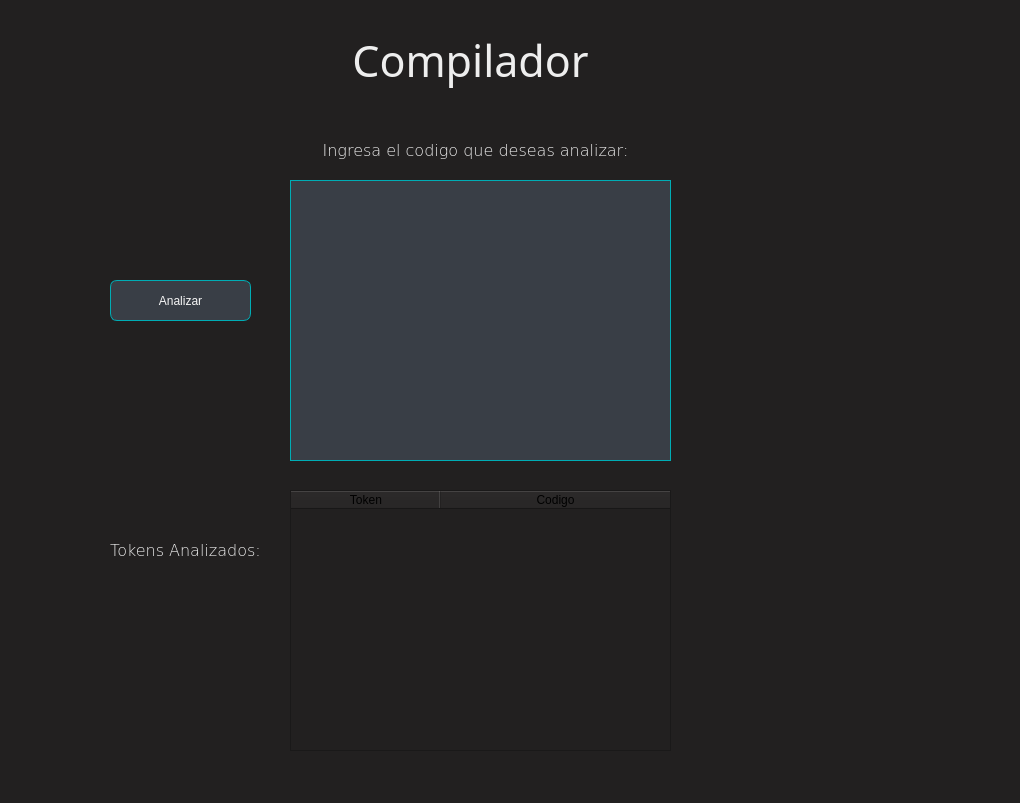
<?xml version="1.0" encoding="UTF-8"?>
<ui version="4.0">
 <class>MainWindow</class>
 <widget class="QMainWindow" name="MainWindow">
  <property name="geometry">
   <rect>
    <x>0</x>
    <y>0</y>
    <width>1020</width>
    <height>803</height>
   </rect>
  </property>
  <property name="windowTitle">
   <string>MainWindow</string>
  </property>
  <property name="styleSheet">
   <string notr="true">background-color: rgb(34, 32, 32);</string>
  </property>
  <widget class="QWidget" name="centralwidget">
   <widget class="QPushButton" name="pushButton">
    <property name="geometry">
     <rect>
      <x>110</x>
      <y>280</y>
      <width>141</width>
      <height>41</height>
     </rect>
    </property>
    <property name="cursor">
     <cursorShape>PointingHandCursor</cursorShape>
    </property>
    <property name="styleSheet">
     <string notr="true">QPushButton{
	background-color: #393E46;
	border: 1px solid #00ADB5;
	font: 87 16pt &quot;Arial Black&quot;;
	color: whitesmoke;
	border-radius: 7px;
}

QPushButton:hover{
	background-color: rgb(0, 0, 0);
	color: #00ADB5;
	font: 87 16pt &quot;Arial Black&quot;;
	border-radius: 7px;

}</string>
    </property>
    <property name="text">
     <string>Analizar</string>
    </property>
   </widget>
   <widget class="QTextEdit" name="codeInput">
    <property name="geometry">
     <rect>
      <x>290</x>
      <y>180</y>
      <width>381</width>
      <height>281</height>
     </rect>
    </property>
    <property name="styleSheet">
     <string notr="true">font: 75 12pt &quot;Verdana&quot;;
color: #EEEEEE;
background-color: #393E46;
border: 1px solid #00ADB5;
</string>
    </property>
    <property name="html">
     <string>&lt;!DOCTYPE HTML PUBLIC &quot;-//W3C//DTD HTML 4.0//EN&quot; &quot;http://www.w3.org/TR/REC-html40/strict.dtd&quot;&gt;
&lt;html&gt;&lt;head&gt;&lt;meta name=&quot;qrichtext&quot; content=&quot;1&quot; /&gt;&lt;style type=&quot;text/css&quot;&gt;
p, li { white-space: pre-wrap; }
&lt;/style&gt;&lt;/head&gt;&lt;body style=&quot; font-family:'Verdana'; font-size:12pt; font-weight:72; font-style:normal;&quot;&gt;
&lt;p style=&quot;-qt-paragraph-type:empty; margin-top:0px; margin-bottom:0px; margin-left:0px; margin-right:0px; -qt-block-indent:0; text-indent:0px; font-family:'Bahnschrift SemiBold SemiConden'; font-size:20pt; font-weight:56;&quot;&gt;&lt;br /&gt;&lt;/p&gt;&lt;/body&gt;&lt;/html&gt;</string>
    </property>
   </widget>
   <widget class="QLabel" name="label_2">
    <property name="geometry">
     <rect>
      <x>250</x>
      <y>30</y>
      <width>441</width>
      <height>61</height>
     </rect>
    </property>
    <property name="font">
     <font>
      <family>Arial Black</family>
      <pointsize>32</pointsize>
      <weight>10</weight>
      <italic>false</italic>
      <bold>false</bold>
      <underline>false</underline>
      <strikeout>false</strikeout>
     </font>
    </property>
    <property name="styleSheet">
     <string notr="true">font: 87 32pt &quot;Arial Black&quot;;
color: #EEEEEE;</string>
    </property>
    <property name="text">
     <string>Compilador</string>
    </property>
    <property name="alignment">
     <set>Qt::AlignCenter</set>
    </property>
   </widget>
   <widget class="QLabel" name="label_3">
    <property name="geometry">
     <rect>
      <x>310</x>
      <y>130</y>
      <width>331</width>
      <height>41</height>
     </rect>
    </property>
    <property name="font">
     <font>
      <family>Verdana</family>
      <pointsize>12</pointsize>
      <weight>9</weight>
      <italic>false</italic>
      <bold>false</bold>
      <underline>false</underline>
      <strikeout>false</strikeout>
     </font>
    </property>
    <property name="styleSheet">
     <string notr="true">font: 75 12pt &quot;Verdana&quot;;
color: #EEEEEE;</string>
    </property>
    <property name="text">
     <string>Ingresa el codigo que deseas analizar:</string>
    </property>
    <property name="alignment">
     <set>Qt::AlignCenter</set>
    </property>
   </widget>
   <widget class="QLabel" name="label_4">
    <property name="geometry">
     <rect>
      <x>90</x>
      <y>530</y>
      <width>191</width>
      <height>41</height>
     </rect>
    </property>
    <property name="font">
     <font>
      <family>Verdana</family>
      <pointsize>12</pointsize>
      <weight>9</weight>
      <italic>false</italic>
      <bold>false</bold>
      <underline>false</underline>
      <strikeout>false</strikeout>
     </font>
    </property>
    <property name="styleSheet">
     <string notr="true">font: 75 12pt &quot;Verdana&quot;;
color: #EEEEEE;</string>
    </property>
    <property name="text">
     <string>Tokens Analizados:</string>
    </property>
    <property name="alignment">
     <set>Qt::AlignCenter</set>
    </property>
   </widget>
   <widget class="QTableWidget" name="tokensTable">
    <property name="geometry">
     <rect>
      <x>290</x>
      <y>490</y>
      <width>381</width>
      <height>261</height>
     </rect>
    </property>
    <property name="palette">
     <palette>
      <active>
       <colorrole role="Button">
        <brush brushstyle="SolidPattern">
         <color alpha="255">
          <red>34</red>
          <green>32</green>
          <blue>32</blue>
         </color>
        </brush>
       </colorrole>
       <colorrole role="Text">
        <brush brushstyle="SolidPattern">
         <color alpha="255">
          <red>255</red>
          <green>255</green>
          <blue>255</blue>
         </color>
        </brush>
       </colorrole>
       <colorrole role="ButtonText">
        <brush brushstyle="SolidPattern">
         <color alpha="255">
          <red>255</red>
          <green>255</green>
          <blue>255</blue>
         </color>
        </brush>
       </colorrole>
       <colorrole role="Base">
        <brush brushstyle="SolidPattern">
         <color alpha="255">
          <red>34</red>
          <green>32</green>
          <blue>32</blue>
         </color>
        </brush>
       </colorrole>
       <colorrole role="Window">
        <brush brushstyle="SolidPattern">
         <color alpha="255">
          <red>0</red>
          <green>0</green>
          <blue>0</blue>
         </color>
        </brush>
       </colorrole>
       <colorrole role="PlaceholderText">
        <brush brushstyle="SolidPattern">
         <color alpha="128">
          <red>255</red>
          <green>255</green>
          <blue>255</blue>
         </color>
        </brush>
       </colorrole>
      </active>
      <inactive>
       <colorrole role="Button">
        <brush brushstyle="SolidPattern">
         <color alpha="255">
          <red>34</red>
          <green>32</green>
          <blue>32</blue>
         </color>
        </brush>
       </colorrole>
       <colorrole role="Text">
        <brush brushstyle="SolidPattern">
         <color alpha="255">
          <red>255</red>
          <green>255</green>
          <blue>255</blue>
         </color>
        </brush>
       </colorrole>
       <colorrole role="ButtonText">
        <brush brushstyle="SolidPattern">
         <color alpha="255">
          <red>255</red>
          <green>255</green>
          <blue>255</blue>
         </color>
        </brush>
       </colorrole>
       <colorrole role="Base">
        <brush brushstyle="SolidPattern">
         <color alpha="255">
          <red>34</red>
          <green>32</green>
          <blue>32</blue>
         </color>
        </brush>
       </colorrole>
       <colorrole role="Window">
        <brush brushstyle="SolidPattern">
         <color alpha="255">
          <red>0</red>
          <green>0</green>
          <blue>0</blue>
         </color>
        </brush>
       </colorrole>
       <colorrole role="PlaceholderText">
        <brush brushstyle="SolidPattern">
         <color alpha="128">
          <red>255</red>
          <green>255</green>
          <blue>255</blue>
         </color>
        </brush>
       </colorrole>
      </inactive>
      <disabled>
       <colorrole role="Button">
        <brush brushstyle="SolidPattern">
         <color alpha="255">
          <red>34</red>
          <green>32</green>
          <blue>32</blue>
         </color>
        </brush>
       </colorrole>
       <colorrole role="Text">
        <brush brushstyle="SolidPattern">
         <color alpha="96">
          <red>164</red>
          <green>166</green>
          <blue>168</blue>
         </color>
        </brush>
       </colorrole>
       <colorrole role="ButtonText">
        <brush brushstyle="SolidPattern">
         <color alpha="96">
          <red>164</red>
          <green>166</green>
          <blue>168</blue>
         </color>
        </brush>
       </colorrole>
       <colorrole role="Base">
        <brush brushstyle="SolidPattern">
         <color alpha="255">
          <red>0</red>
          <green>0</green>
          <blue>0</blue>
         </color>
        </brush>
       </colorrole>
       <colorrole role="Window">
        <brush brushstyle="SolidPattern">
         <color alpha="255">
          <red>0</red>
          <green>0</green>
          <blue>0</blue>
         </color>
        </brush>
       </colorrole>
       <colorrole role="PlaceholderText">
        <brush brushstyle="SolidPattern">
         <color alpha="128">
          <red>208</red>
          <green>208</green>
          <blue>208</blue>
         </color>
        </brush>
       </colorrole>
      </disabled>
     </palette>
    </property>
    <property name="font">
     <font>
      <family>Verdana</family>
      <pointsize>16</pointsize>
      <weight>50</weight>
      <bold>false</bold>
     </font>
    </property>
    <property name="styleSheet">
     <string notr="true"/>
    </property>
    <attribute name="horizontalHeaderDefaultSectionSize">
     <number>150</number>
    </attribute>
    <attribute name="horizontalHeaderStretchLastSection">
     <bool>true</bool>
    </attribute>
    <attribute name="verticalHeaderCascadingSectionResizes">
     <bool>false</bool>
    </attribute>
    <attribute name="verticalHeaderShowSortIndicator" stdset="0">
     <bool>false</bool>
    </attribute>
    <attribute name="verticalHeaderStretchLastSection">
     <bool>false</bool>
    </attribute>
    <column>
     <property name="text">
      <string>Token</string>
     </property>
    </column>
    <column>
     <property name="text">
      <string>Codigo</string>
     </property>
    </column>
   </widget>
  </widget>
  <widget class="QStatusBar" name="statusbar"/>
 </widget>
 <resources/>
 <connections/>
</ui>
